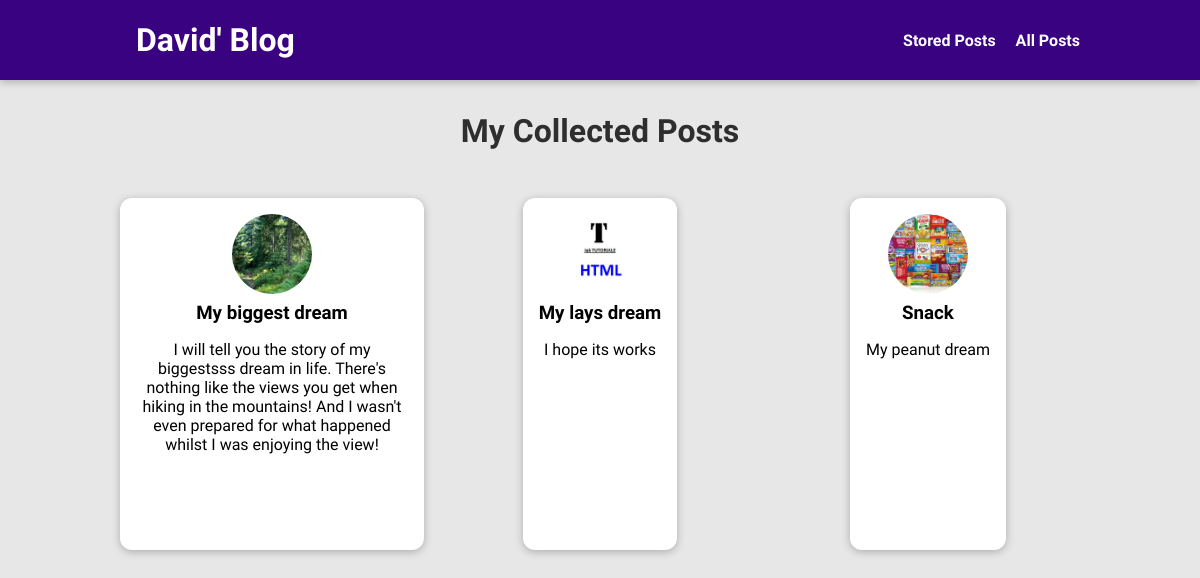
The app's page /posts, older data.
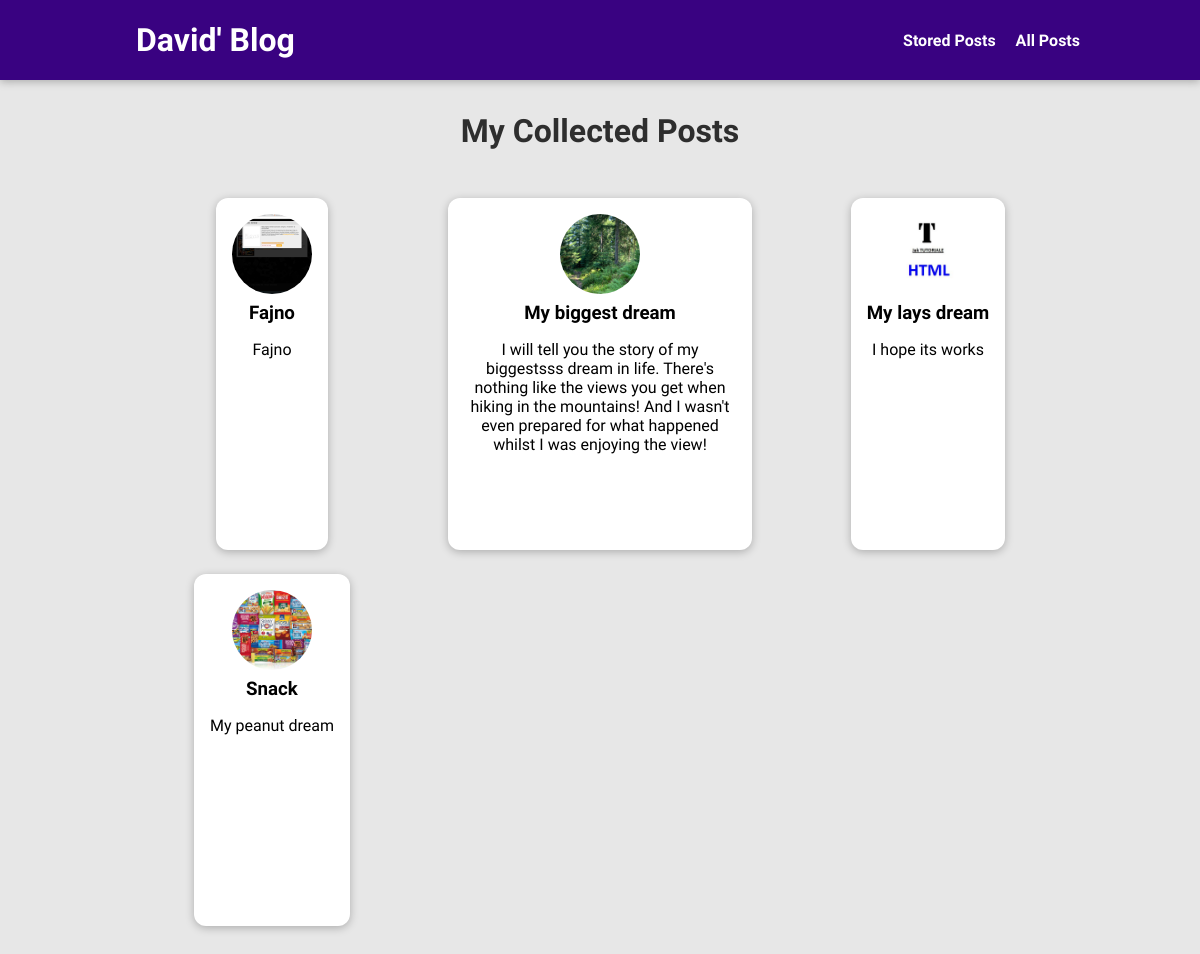
The same page, newer data.
### blog/models.py (models this page shows, shortened)
class Post(models.Model):
    title = models.CharField(max_length=100)
    image = models.ImageField(upload_to="posts", null=True)
    author = models.ForeignKey(Author, on_delete = models.PROTECT, null = False)
    date = models.DateField( auto_now=False, auto_now_add=True)
    slug = models.SlugField(null=False,unique = True, db_index=True)
    excerpt = models.CharField(max_length=350)
    content = models.TextField(validators=[MinLengthValidator(10)])
    tags = models.ManyToManyField(Tag)

### blog/views.py (the view)
# urls.py: path("posts", views.AllPostsView.as_view(),name = "posts"),
class AllPostsView(ListView):
    template_name = "blog/posts.html"
    model = Post
    ordering = ["-date"]
    context_object_name = "all_posts"

### blog/templates/blog/posts.html (shortened to what this page needs)
{% extends "base.html" %}
{% load static %}
{% block css_files %}
<link rel= "stylesheet" href="{% static "blog/posts.css" %}"/>
<link rel= "stylesheet" href="{% static "blog/post.css" %}"/>
{% endblock %}
{% block content %}
<section id= "all-posts">
    <h2>My Collected Posts</h2>
    <ul>
        {% for post in all_posts %}
        {% include "blog/includes/post.html" %}
          {% endfor %}
    </ul>
</section>
{% endblock%}

### blog/templates/blog/includes/post.html
<li>
    <article class="post">
        <a href="{% url "singpo" post.slug%}">
            <img src="{{ post.image.url }}" alt="{{ post.title}}"/>
            <div class="post__content">
                <h3>{{ post.title }}</h3>
                <p>{{ post.excerpt }}  <! post odnosi się do iteracji funkcji for w pliku index.html>
                </p>
            </div>
          </a>
        </article>
      </li>

Row changes from the older to the newer data that the page shows:
added Post: image (picture), title "Fajno", excerpt "Fajno"
